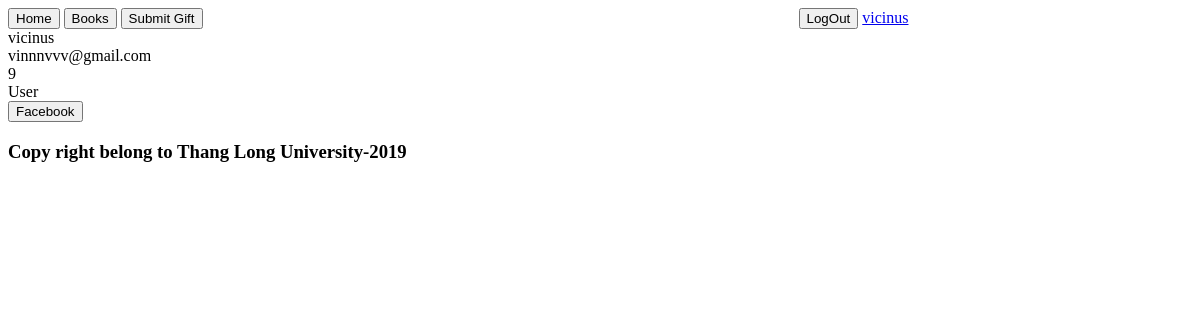
Before: /view/UserInfo.php/?userid=vicinus (signed in) with the older database file.
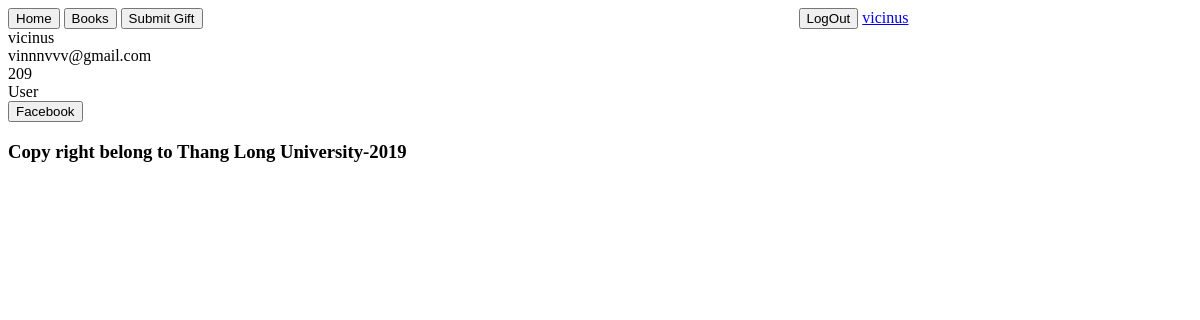
After: the same page with the newer database file.
### tables this page shows
CREATE TABLE `user` (
  `UserName` varchar(15) NOT NULL,
  `UserID` varchar(15) NOT NULL,
  `Password` varchar(15) NOT NULL,
  `Email` varchar(25) NOT NULL,
  `Balance` float NOT NULL,
  `UserRole` varchar(8) NOT NULL DEFAULT 'User'
);

### controller/DataManager.php (called while the page is built, shortened)
<?php
class DataManager{
    public $conn;
    public function ConnectDb(){
        $this->conn=new mysqli(servername,username,password,db);
    }
    public function GetUserInfo($userName){
        $Query='select * from user where UserName="'.$userName.'"';
        $result=mysqli_fetch_assoc(mysqli_query($this->conn,$Query));
        return $result;
    }
}
?>

### view/UserInfo.php (the view, shortened to what this page needs)
<?php
require_once($_SERVER["DOCUMENT_ROOT"].'/BookSeller/'.'/controller/DataManager.php');
require_once($_SERVER["DOCUMENT_ROOT"].'/BookSeller/'.'/Layout/User_Layout_Header.php');
class UserInfo{
    public function GetUserInfo($userName){
        $this->dataMng=new DataManager();
        $this->user=$this->dataMng->GetUserInfo($userName);
    }
}
$userInfo=new UserInfo();
if (isset($_GET['userid'])){
    $userInfo->GetUserInfo($_GET['userid']);
}
?>
<body>
<?php
    echo '
        <a>'.$userInfo->user['UserName'].'</a><br>
        <a>'.$userInfo->user['Email'].'</a><br>
        <a>'.$userInfo->user['Balance'].'</a><br>
        <a>'.$userInfo->user['UserRole'].'</a><br>';
?>
</body>
<?php
require($_SERVER["DOCUMENT_ROOT"].'/BookSeller/'.'/Layout/User_Layout_Footer.php');
?>

Changed rows visible on the page:
changed user "vicinus": Balance "9" → "209"
